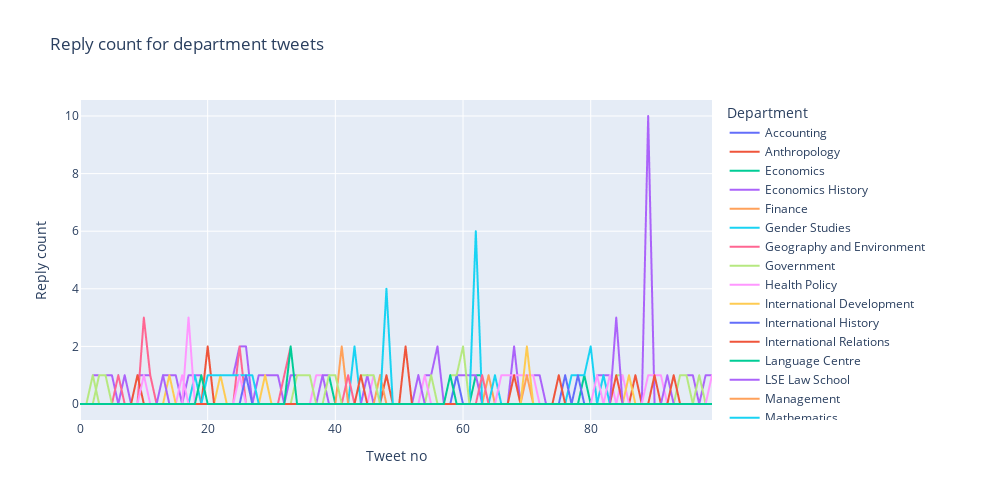

Source (notebook cell):
### Code cell
px.line(tweets_stats, x = 'Tweet no', y = 'Reply count', hover_name = 'Department', 
        color = 'Department', width = 1000, height = 500,
       title = 'Reply frequencies for department tweets')
